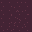

Below is a game level as drawn by its tile map, then a one-line description and the .tmx file that defines it, in full:
An orthogonal 1x1 tile map with 32x32 px tiles, 1 tile layer (Assembly), 3 tilesets.

<map version="1.10" orientation="orthogonal" renderorder="right-down" width="1" height="1" tilewidth="32" tileheight="32" infinite="0" nextlayerid="2" nextobjectid="1">
  <tileset firstgid="1" source="../floors.tsx" />
  <tileset firstgid="321" source="../walls.tsx" />
  <tileset firstgid="961" source="../architecture.tsx" />
  <layer id="1" name="Assembly" width="1" height="1">
    <data encoding="csv">
165
</data>
  </layer>
</map>
